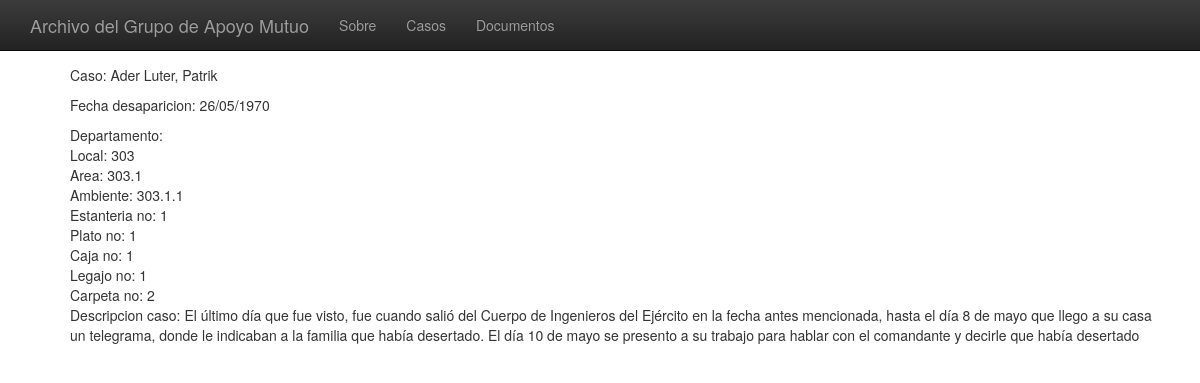
The page /caso/Ader Luter, Patrik on the database its author committed.
### gam_app/models.py (models this page shows, shortened)
class Caso(models.Model):
	caso = models.CharField(max_length=200, blank=True)
	fecha_desaparicion = models.CharField(max_length=200, blank=True)
	departamento = models.CharField(max_length=200, blank=True)
	local = models.CharField(max_length=200, blank=True)
	area = models.CharField(max_length=200, blank=True)
	ambiente = models.CharField(max_length=200, blank=True)
	estanteria_no = models.CharField(max_length=200, blank=True)
	plato_no = models.CharField(max_length=200, blank=True)
	caja_no = models.CharField(max_length=200, blank=True)
	legajo_no = models.CharField(max_length=200, blank=True)
	carpeta_no = models.CharField(max_length=200, blank=True)
	descripcion_caso = models.TextField()

### gam_app/views.py (the view)
# urls.py: path('caso/<caso>', views.single_caso, name='single_caso'),
def single_caso(request, caso):
	state = get_object_or_404(Caso, caso=caso)
	context  = {'state':state}
	return render(request, 'single_caso_page.html', context)

### gam_app/templates/single_caso_page.html (shortened to what this page needs)
{% extends "base.html" %}
{% block content %}
{% if state %}
  <ul>
   <p>Caso:  {{ state.caso }}<br></p>
   <p>Fecha desaparicion: {{ state.fecha_desaparicion }}<br></p>
   <p>Departamento: {{ state.departamento }}<br>
      Local: {{ state.local }} <br>
      Area: {{ state.area }}<br>
      Ambiente: {{ state.ambiente }}<br>
      Estanteria no: {{ state.estanteria_no }}<br>
      Plato no:  {{ state.plato_no }} <br>
      Caja no: {{ state.caja_no }}<br>
      Legajo no: {{ state.legajo_no }} <br>
      Carpeta no: {{ state.carpeta_no }}<br>
      Descripcion caso: {{ state.descripcion_caso }}<br></p>
  </ul>
{% else %}
    <p>No document with that filename</p>
{% endif %}
{% endblock %}

### rows shown on the page
Caso: caso "Ader Luter, Patrik", fecha_desaparicion "26/05/1970", local "303", area "303.1", ambiente "303.1.1", estanteria_no "1", plato_no "1", caja_no "1", legajo_no "1", carpeta_no "2", descripcion_caso "El último día que fue visto, fue cuando salió del Cuerpo de Ingenieros del Ejército en la fecha antes mencionada, hasta el día 8 de mayo que llego a su casa un telegrama, donde le indicaban a la familia que había desertado. El día 10 de mayo se presento a su trabajo para hablar con el comandante y decirle que había desertado"
